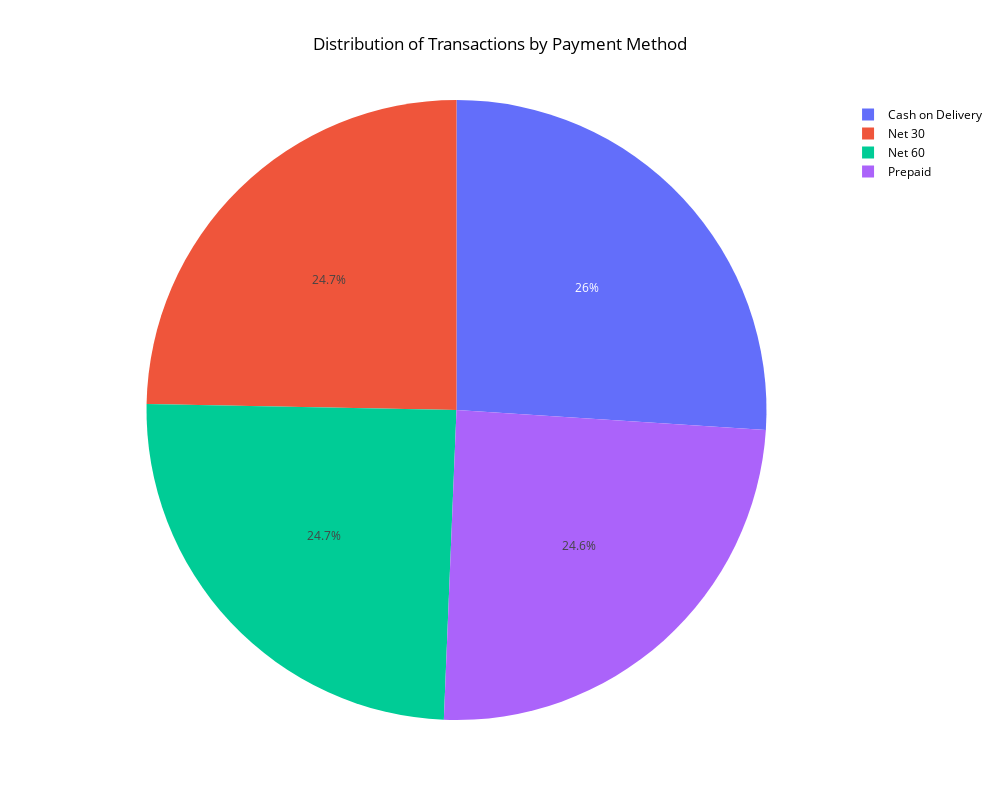

The code cell stored with this chart in its notebook:
### Code cell
# Group by Payment Method and count the number of transactions for each method
payment_method_totals = sample.groupby('Payment_Terms').size().reset_index(name='Count')

# Create a pie chart for payment method distribution
fig = px.pie(payment_method_totals, 
             names='Payment_Terms', 
             values='Count', 
             title='Distribution of Transactions by Payment Method',
             color_discrete_sequence=px.colors.qualitative.Plotly)  # Custom color sequence

# Update layout for better visibility with larger figure size
fig.update_layout(
    plot_bgcolor='black',  # Set plot background to black
    paper_bgcolor='white',  # Set outer chart background to white
    font_color='black',     # Set font color to black for readability
    title_x=0.5,            # Center the title
    width=1000,             
    height=800             
)

# Display the pie chart
fig.show()

### Figure 1 — Plotly figure (JSON) as saved in the notebook; plotly's stock layout.template omitted (floating-point values rounded to 4 significant figures)
{"data": [{"domain": {"x": [0, 1], "y": [0, 1]}, "hovertemplate": "Payment_Terms=%{label}<br>Count=%{value}<extra></extra>", "labels": ["Cash on Delivery", "Net 30", "Net 60", "Prepaid"], "legendgroup": "", "name": "", "showlegend": true, "type": "pie", "values": [781, 741, 740, 739]}], "layout": {"font": {"color": "black"}, "height": 800, "legend": {"tracegroupgap": 0}, "paper_bgcolor": "white", "piecolorway": ["#636EFA", "#EF553B", "#00CC96", "#AB63FA", "#FFA15A", "#19D3F3", "#FF6692", "#B6E880", "#FF97FF", "#FECB52"], "plot_bgcolor": "black", "title": {"text": "Distribution of Transactions by Payment Method", "x": 0.5}, "width": 1000}}
